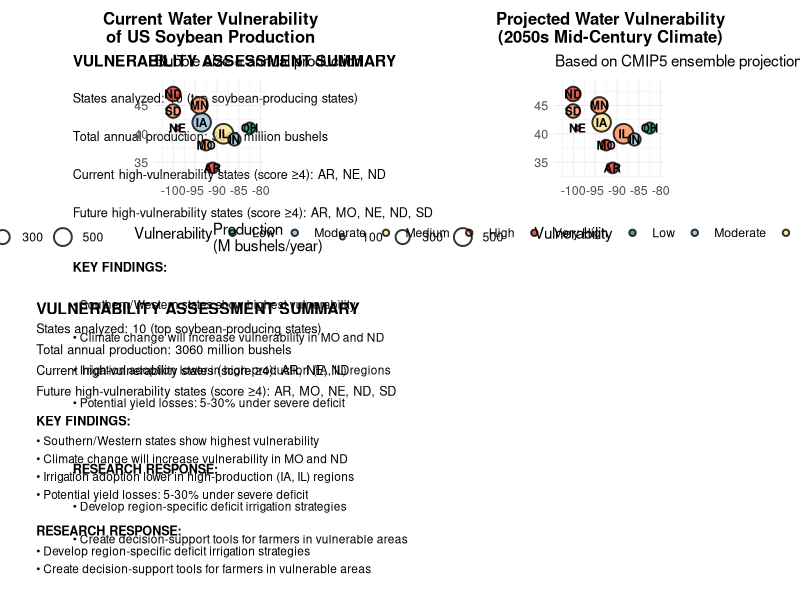

Recreate this plot in R.
#!/usr/bin/env Rscript
# ============================================================================
# Script: 05_regional_vulnerability.R
# Purpose: Create maps showing soybean production vulnerability to water
#          scarcity under current and projected future climate scenarios
# Output: 05_regional_vulnerability.tiff (600 dpi) + .png
# ============================================================================

library(ggplot2)
library(gridExtra)
library(dplyr)

# ============================================================================
# 1. Create regional vulnerability data based on literature
# ============================================================================

# US soybean producing states with vulnerability metrics
us_soybean_states <- data.frame(
  state = c("Iowa", "Illinois", "Minnesota", "Indiana", "Ohio",
            "Missouri", "North Dakota", "South Dakota", "Arkansas", "Nebraska"),
  abbrev = c("IA", "IL", "MN", "IN", "OH", "MO", "ND", "SD", "AR", "NE"),
  latitude = c(42, 40, 45, 39, 41, 38, 47, 44, 34, 41),
  longitude = c(-93.5, -88.5, -94, -86, -82.5, -92.5, -100, -100, -91, -99),
  production_M_bu = c(540, 620, 420, 230, 190, 180, 320, 280, 180, 100),
  current_vulnerability = c(2, 3, 4, 2, 1, 4, 5, 4, 5, 5),
  # Vulnerability score 1-5 (1=low, 5=high)
  # Based on: water stress frequency, irrigation adoption, drought history
  future_vulnerability = c(3, 4, 4, 2, 1, 5, 5, 4, 5, 5),
  irrigation_adoption = c(3, 5, 6, 2, 1, 12, 8, 15, 25, 40),
  # Percentage of acres irrigated
  potential_yield_loss = c("10-20%", "5-15%", "5-20%", "5-15%", "2-10%",
                           "15-25%", "20-30%", "15-25%", "20-30%", "15-25%")
)

# ============================================================================
# 2. Create current vulnerability map
# ============================================================================

current_vuln <- ggplot(us_soybean_states, aes(x = longitude, y = latitude)) +
  geom_point(aes(fill = factor(current_vulnerability), size = production_M_bu),
             shape = 21, color = "black", stroke = 1, alpha = 0.8) +
  geom_text(aes(label = abbrev), size = 3, fontface = "bold", vjust = 0.5, hjust = 0.5) +
  scale_fill_manual(
    name = "Vulnerability",
    values = c("1" = "#1a9850", "2" = "#91bfdb", "3" = "#fee090",
              "4" = "#fc8d59", "5" = "#d73027"),
    labels = c("1" = "Low", "2" = "Moderate", "3" = "Medium",
              "4" = "High", "5" = "Very High")
  ) +
  scale_size_continuous(
    name = "Production\n(M bushels/year)",
    breaks = c(100, 300, 500),
    labels = c("100", "300", "500")
  ) +
  coord_fixed(1.3, xlim = c(-103, -80), ylim = c(33, 49)) +
  theme_minimal() +
  theme(
    plot.title = element_text(size = 12, face = "bold", hjust = 0.5),
    axis.text = element_text(size = 9),
    axis.title = element_blank(),
    panel.grid = element_line(color = "#e0e0e0", size = 0.2),
    legend.position = "bottom",
    legend.box = "horizontal",
    plot.margin = unit(c(0.3, 0.3, 0.3, 0.3), "cm")
  ) +
  labs(
    title = "Current Water Vulnerability\nof US Soybean Production",
    subtitle = "Bubble size = annual production"
  )

# ============================================================================
# 3. Create future scenario map
# ============================================================================

future_vuln <- ggplot(us_soybean_states, aes(x = longitude, y = latitude)) +
  geom_point(aes(fill = factor(future_vulnerability), size = production_M_bu),
             shape = 21, color = "black", stroke = 1, alpha = 0.8) +
  geom_text(aes(label = abbrev), size = 3, fontface = "bold", vjust = 0.5, hjust = 0.5) +
  scale_fill_manual(
    name = "Vulnerability",
    values = c("1" = "#1a9850", "2" = "#91bfdb", "3" = "#fee090",
              "4" = "#fc8d59", "5" = "#d73027"),
    labels = c("1" = "Low", "2" = "Moderate", "3" = "Medium",
              "4" = "High", "5" = "Very High")
  ) +
  scale_size_continuous(
    name = "Production\n(M bushels/year)",
    breaks = c(100, 300, 500),
    labels = c("100", "300", "500")
  ) +
  coord_fixed(1.3, xlim = c(-103, -80), ylim = c(33, 49)) +
  theme_minimal() +
  theme(
    plot.title = element_text(size = 12, face = "bold", hjust = 0.5),
    axis.text = element_text(size = 9),
    axis.title = element_blank(),
    panel.grid = element_line(color = "#e0e0e0", size = 0.2),
    legend.position = "bottom",
    legend.box = "horizontal",
    plot.margin = unit(c(0.3, 0.3, 0.3, 0.3), "cm")
  ) +
  labs(
    title = "Projected Water Vulnerability\n(2050s Mid-Century Climate)",
    subtitle = "Based on CMIP5 ensemble projections"
  )

# ============================================================================
# 4. Create summary statistics
# ============================================================================

summary_stats <- ggplot(data = us_soybean_states, aes(x = 1, y = 1)) +
  annotate("text", x = 0.05, y = 0.95,
           label = "VULNERABILITY ASSESSMENT SUMMARY",
           fontface = "bold", size = 4, hjust = 0, vjust = 1) +
  annotate("text", x = 0.05, y = 0.88,
           label = "States analyzed: 10 (top soybean-producing states)",
           size = 3.2, hjust = 0, vjust = 1) +
  annotate("text", x = 0.05, y = 0.81,
           label = paste0("Total annual production: ",
                         sum(us_soybean_states$production_M_bu),
                         " million bushels"),
           size = 3.2, hjust = 0, vjust = 1) +
  annotate("text", x = 0.05, y = 0.74,
           label = "Current high-vulnerability states (score ≥4): AR, NE, ND",
           size = 3.2, hjust = 0, vjust = 1) +
  annotate("text", x = 0.05, y = 0.67,
           label = "Future high-vulnerability states (score ≥4): AR, MO, NE, ND, SD",
           size = 3.2, hjust = 0, vjust = 1) +
  annotate("text", x = 0.05, y = 0.57,
           label = "KEY FINDINGS:",
           fontface = "bold", size = 3.2, hjust = 0, vjust = 1) +
  annotate("text", x = 0.05, y = 0.50,
           label = "• Southern/Western states show highest vulnerability",
           size = 3, hjust = 0, vjust = 1) +
  annotate("text", x = 0.05, y = 0.44,
           label = "• Climate change will increase vulnerability in MO and ND",
           size = 3, hjust = 0, vjust = 1) +
  annotate("text", x = 0.05, y = 0.38,
           label = "• Irrigation adoption lower in high-production (IA, IL) regions",
           size = 3, hjust = 0, vjust = 1) +
  annotate("text", x = 0.05, y = 0.32,
           label = "• Potential yield losses: 5-30% under severe deficit",
           size = 3, hjust = 0, vjust = 1) +
  annotate("text", x = 0.05, y = 0.20,
           label = "RESEARCH RESPONSE:",
           fontface = "bold", size = 3.2, hjust = 0, vjust = 1) +
  annotate("text", x = 0.05, y = 0.13,
           label = "• Develop region-specific deficit irrigation strategies",
           size = 3, hjust = 0, vjust = 1) +
  annotate("text", x = 0.05, y = 0.07,
           label = "• Create decision-support tools for farmers in vulnerable areas",
           size = 3, hjust = 0, vjust = 1) +
  xlim(0, 1) + ylim(0, 1) +
  theme_void()

# ============================================================================
# 5. Combine all elements
# ============================================================================

combined <- gridExtra::grid.arrange(
  current_vuln, future_vuln,
  gridExtra::grid.arrange(summary_stats, ncol = 1),
  nrow = 2, heights = c(1, 1.2)
)

# Save as TIFF
tiff(filename = "figures/05_regional_vulnerability.tiff",
     width = 13, height = 9, units = "in", res = 600, compression = "lzw")
print(combined)
dev.off()

# Save as PNG
png(filename = "figures/05_regional_vulnerability.png",
    width = 13, height = 9, units = "in", res = 150)
print(combined)
dev.off()

cat("\n=== Regional Vulnerability Assessment Generated ===\n")
cat("TIFF: figures/05_regional_vulnerability.tiff (600 dpi)\n")
cat("PNG:  figures/05_regional_vulnerability.png\n")
cat("\nTop 10 Soybean-Producing States:\n")
print(us_soybean_states[, c("state", "production_M_bu", "current_vulnerability", "future_vulnerability")])
